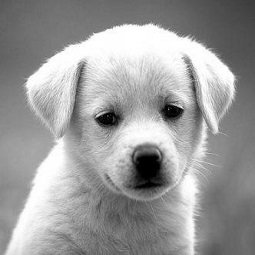
#> input picture FrequencyFilter/images/img4.jpg, 255 x 255 px
$ python FrequenceDomainFilter.py
#> lines starting #> are read from the running program, lines starting #| are printed output that depends on the picture
import numpy as np
import cv2
import matplotlib.pyplot as plt

img=cv2.imread('./images/img4.jpg',0)
#> img is the input picture: shape (255, 255); min 0, max 255, mean 155.3
img=(img-np.min(img))/(np.max(img)-np.min(img))
m = img.shape
#> m = (255, 255)
c = np.floor(m[0]/2) #مرکزتصویر
#> c = 127

ft = np.fft.fft2(img)
ft_shift = np.fft.fftshift(ft)
mag = np.log(1+np.abs(ft_shift))
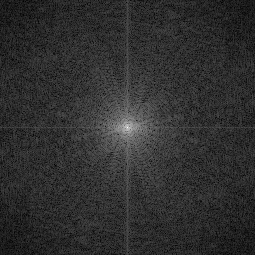
#> mag: shape (255, 255) float64; min 0.019, max 10.59, mean 2; drawn with min black and max white

nx, ny = (m[0], m[1])
#> nx = 255; ny = 255
x = np.linspace(-c, c, nx) #ساخت اعدادی از -127 تا 127 برای x , y که تعدادش 255
#> x = 255 values from -127 to 127
y = np.linspace(-c, c, ny)
#> y = 255 values from -127 to 127
xv, yv = np.meshgrid(x, y) #یک ماتریس داریم الان که هر عضو آن شامل (i,j)

r = xv**2 + yv**2 #فاصله همه تا مرکز

sigma = 100
# h = np.sqrt(r) <= sigma  #ideal lowpass filter
h = np.exp(-r/(2*sigma**2)) #gussian lowpass filter
# h = 1 - h #convert to highpass

y = ft_shift * h
mag2 = np.log(1+np.abs(y))

img2 = np.real(np.fft.ifft2(np.fft.ifftshift(y))) #عکس تبدیل فوریه

plt.subplot(221),plt.imshow(img, cmap = 'gray')
plt.title('Input Image'), plt.xticks([]), plt.yticks([])
plt.subplot(222),plt.imshow(mag, cmap = 'gray')
plt.title('Magnitude Spectrum'), plt.xticks([]), plt.yticks([])
plt.subplot(223),plt.imshow(h, cmap = 'gray')
plt.title('Magnitude Spectrum'), plt.xticks([]), plt.yticks([])
plt.subplot(224),plt.imshow(img2, cmap = 'gray')
plt.title('Magnitude Spectrum'), plt.xticks([]), plt.yticks([])
plt.show()
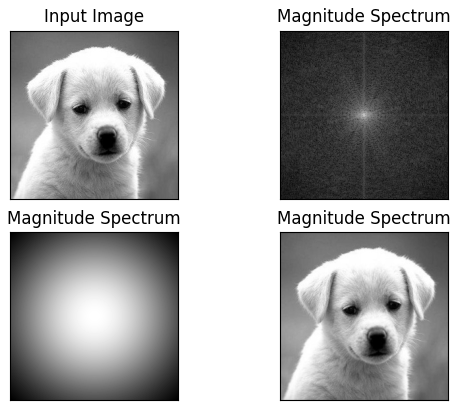
#> figure drawn by matplotlib, 4 panels
